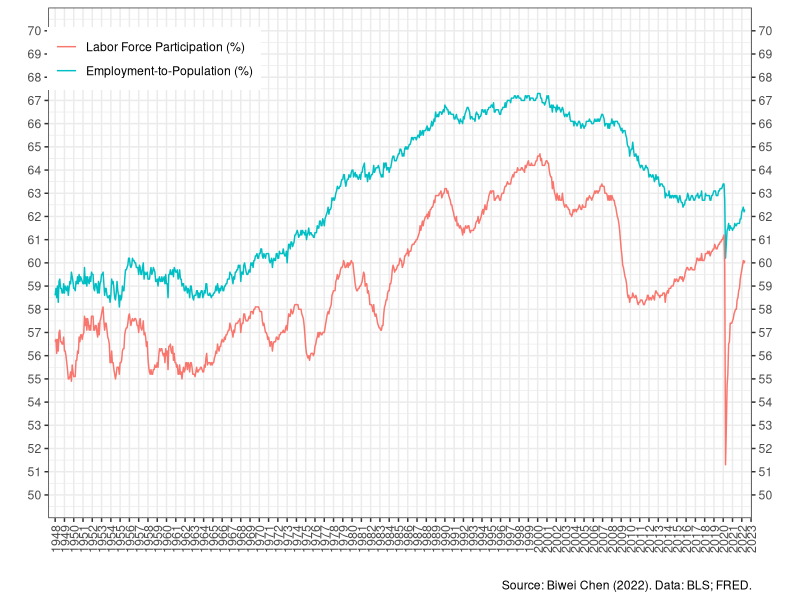
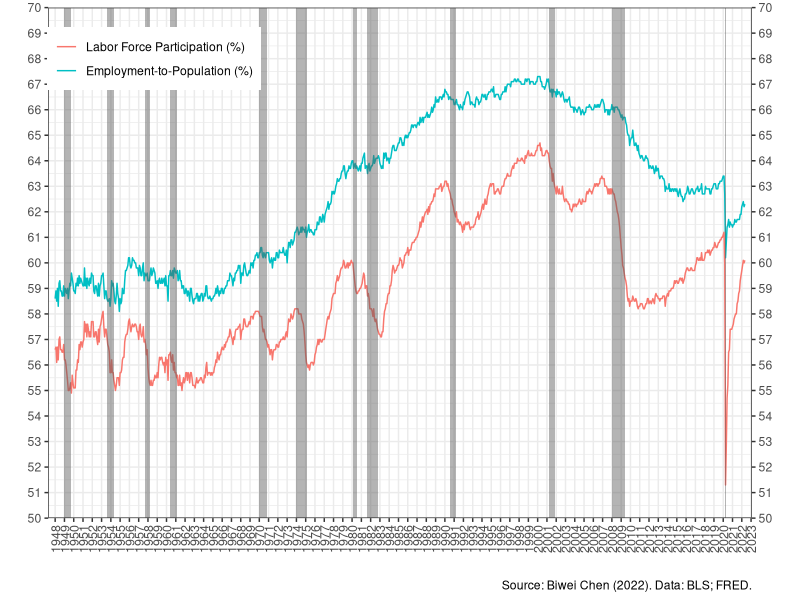
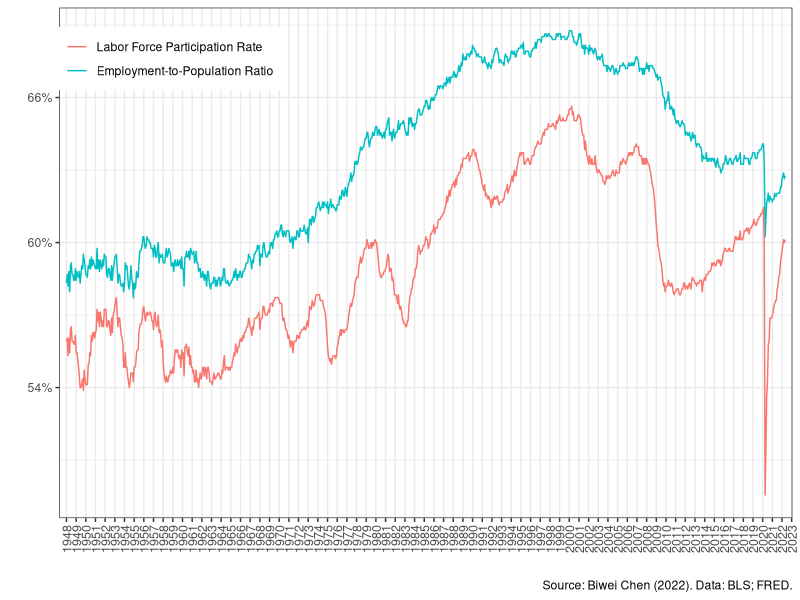

The R source for these figures, in order:

#library("readxl");mir=read_excel("1954.xlsx")
library(tidyverse); d1=read.csv("All.csv")

# graph the rolling unconditional recession probability time series
date=seq(as.Date('1948-01-01'), to=as.Date('2022-05-01'), format="%Y%m" , by="month")
ur=d1$UR; lr=d1$LRP; er=d1$EPR
d2=data.frame(date, ur, lr, er)

library(ggplot2)

# Year on X-axis
ggplot(d2, aes(x=date)) + geom_line(aes(y=lr, col="lr")) + geom_line(aes(y=er, col="er")) + theme_bw() +
  theme(legend.title = element_blank(), legend.position = "none", axis.title.y.right = element_text()) +
  labs(x="", y="", caption="Source: Biwei Chen (2022). Data: BLS; FRED.") + 
  scale_y_continuous(limits = c(50, 70), breaks=seq(50,70, 1), sec.axis=dup_axis(name="")) +
  scale_x_date(date_labels="%Y",date_breaks = "1 years", date_minor_breaks="1 years", expand=c(0.01,0.01)) + 
  theme(axis.text.x=element_text(angle=90, vjust=0.5, size = 9))  +
  theme(legend.title = element_blank(), legend.position = c(0.15,0.9)) +
  scale_color_discrete(labels=c("Labor Force Participation (%)", "Employment-to-Population (%)")) 

xl=as.Date(c( "1949-01-01", "1953-08-01", "1957-09-01", "1960-05-01", "1970-01-01", 
              "1973-12-01", "1980-02-01", "1981-08-01", "1990-08-01", "2001-04-01", "2008-01-01", "2020-03-01"))
xr=as.Date(c( "1949-10-01", "1954-05-01", "1958-04-01", "1961-02-01", "1970-11-01", 
              "1975-03-01", "1980-07-01", "1982-11-01", "1991-03-01", "2001-11-01", "2009-06-01", "2020-04-01"))

g=ggplot(d2, aes(x=date)) + geom_line(aes(y=lr, col="lr")) + geom_line(aes(y=er, col="er")) + theme_bw() +
  theme(legend.title = element_blank(), legend.position = "none", axis.title.y.right = element_text()) +
  labs(x="", y="", caption="Source: Biwei Chen (2022). Data: BLS; FRED.") + 
  scale_y_continuous(limits = c(50, 70), breaks=seq(50,70, 1), sec.axis=dup_axis(name=""), expand=c(0,0)) +
  scale_x_date(date_labels="%Y",date_breaks = "1 years", date_minor_breaks="1 years", expand=c(0.01,0.01)) + 
  theme(axis.text.x=element_text(angle=90, vjust=0.5, size = 9))  +
  theme(legend.title = element_blank(), legend.position = c(0.15,0.9)) +
  scale_color_discrete(labels=c("Labor Force Participation (%)", "Employment-to-Population (%)")) 

  g + annotate("rect", xmin=xl, xmax=xr, ymin =rep(50,12), ymax =rep(70,12), alpha = .45) 


#############################################################333
# Percent scale
# https://scales.r-lib.org/reference/label_percent.html

  ggplot(d2, aes(x=date)) + geom_line(aes(y=lr/100, col="lr")) + geom_line(aes(y=er/100, col="er")) + theme_bw() +
    theme(legend.title = element_blank(), legend.position = "none", axis.title.y.right = element_text()) +
    labs(x="", y="", caption="Source: Biwei Chen (2022). Data: BLS; FRED.") + 
    scale_y_continuous(labels = scales::percent_format(accuracy = 3)) +
    #scale_y_continuous(limits = c(50, 70), breaks=seq(50,70, 1), sec.axis=dup_axis(name=""), expand=c(0,0)) +
    scale_x_date(date_labels="%Y",date_breaks = "1 years", date_minor_breaks="1 years", expand=c(0.01,0.01)) + 
    theme(axis.text.x=element_text(angle=90, vjust=0.5, size = 9))  +
    theme(legend.title = element_blank(), legend.position = c(0.15,0.9)) +
    scale_color_discrete(labels=c("Labor Force Participation Rate", "Employment-to-Population Ratio")) 
  
